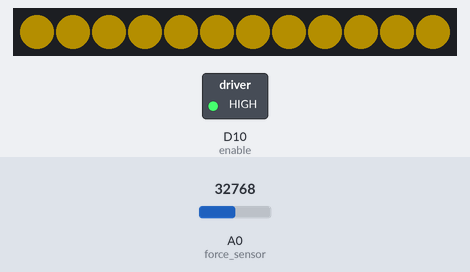
Recording of a program running on a simulated CircuitPython board. Shown: 12 RGB LEDs in strip order, left to right, switched loads named in the program (green lamp = pin HIGH). Inputs (shaded band) come from the test bench; at power-on: A0 (force_sensor) = 32768 (analog values on the 0–65535 scale). Dim RGB values are drawn brighter than linear; what the program prints to the serial console is not drawn.

Above: at 1.2 s.
1.3 s: A0 (force_sensor) set to 30944
9.4 s: A0 (force_sensor) set to 28816
17.5 s: A0 (force_sensor) set to 30655
At 18.9 s:
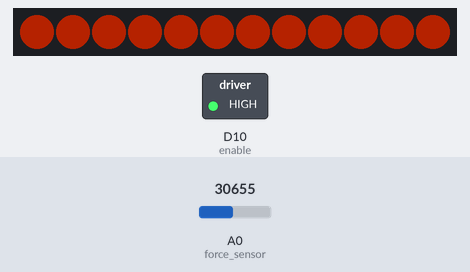
31.3 s: A0 (force_sensor) set to 29345
At 36.6 s:
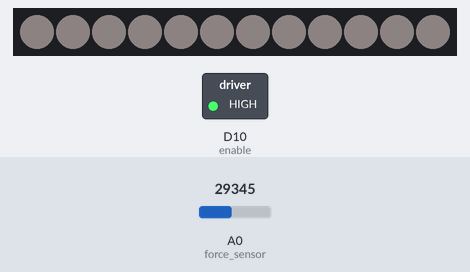

The program:

midterm.py
```python
import time
import board
import neopixel
from analogio import AnalogIn
import digitalio
from rainbowio import colorwheel

# Setup for NeoPixel Ring power (D10 to enable power)
enable = digitalio.DigitalInOut(board.D10)
enable.direction = digitalio.Direction.OUTPUT
enable.value = True  # Enable power to NeoPixels

# NeoPixel Ring setup
NUM_PIXELS = 12  # NeoPixel ring length
BRIGHTNESS = 0.25  # Set to 25% brightness
pixel_pin = board.D5  # NeoPixel ring data connected to D5
pixels = neopixel.NeoPixel(pixel_pin, NUM_PIXELS, brightness=BRIGHTNESS, auto_write=False)

# Setup for Force Sensor (on A0 pin)
force_sensor = AnalogIn(board.A0)

# Function to read force sensor value
def read_force_sensor():
    return force_sensor.value

# Smooth transition between two colors
def fade_to_color(start_color, end_color, steps=50, delay=0.02):
    for i in range(steps):
        r = int(start_color[0] + (end_color[0] - start_color[0]) * i / steps)
        g = int(start_color[1] + (end_color[1] - start_color[1]) * i / steps)
        b = int(start_color[2] + (end_color[2] - start_color[2]) * i / steps)
        pixels.fill((r, g, b))
        pixels.show()
        time.sleep(delay)

# Color constants (RGB)
DIM_GREY = (50, 50, 50)  # Dimmer grey
DARK_YELLOW = (255, 200, 0)  # Darker yellow
BRIGHT_ORANGE = (255, 100, 0)  # Brighter orange
DARK_ORANGE = (255, 50, 0)  # Even darker orange
RED = (255, 0, 0)

# Initial state
pixels.fill(DIM_GREY)
pixels.show()
touch_count = 0

print("Starting NeoPixel Spider Interaction")

# Main loop
while True:
    # Read the force sensor value
    sensor_value = read_force_sensor()

    # Threshold to detect touch
    if sensor_value > 30000:  # Adjust this value based on testing
        touch_count += 1
        if touch_count == 1:
            # Smooth transition from dim grey to dark yellow
            fade_to_color(DIM_GREY, DARK_YELLOW)
            time.sleep(5)
        elif touch_count == 2:
            # Smooth transition from dark yellow to bright orange
            fade_to_color(DARK_YELLOW, BRIGHT_ORANGE)
            time.sleep(7)
        elif touch_count == 3:
            # Smooth transition from bright orange to dark orange
            fade_to_color(BRIGHT_ORANGE, DARK_ORANGE)
            time.sleep(5)
        elif touch_count == 4:
            # Smooth transition from dark orange to red
            fade_to_color(DARK_ORANGE, RED)
            time.sleep(5)
        elif touch_count == 5:
            # Flash red 40 times very fast
            for _ in range(40):
                pixels.fill(RED)
                pixels.show()
                time.sleep(0.05)  # Very fast blink duration
                pixels.fill((0, 0, 0))  # Off between flashes
                pixels.show()
                time.sleep(0.05)
            # Reset touch count and return to dim grey
            touch_count = 0
            fade_to_color(RED, DIM_GREY)
        # Debouncing to avoid multiple reads
        time.sleep(0.5)
```

Measured:
- after the input at 9.4 s, every drawn part: stays the same
